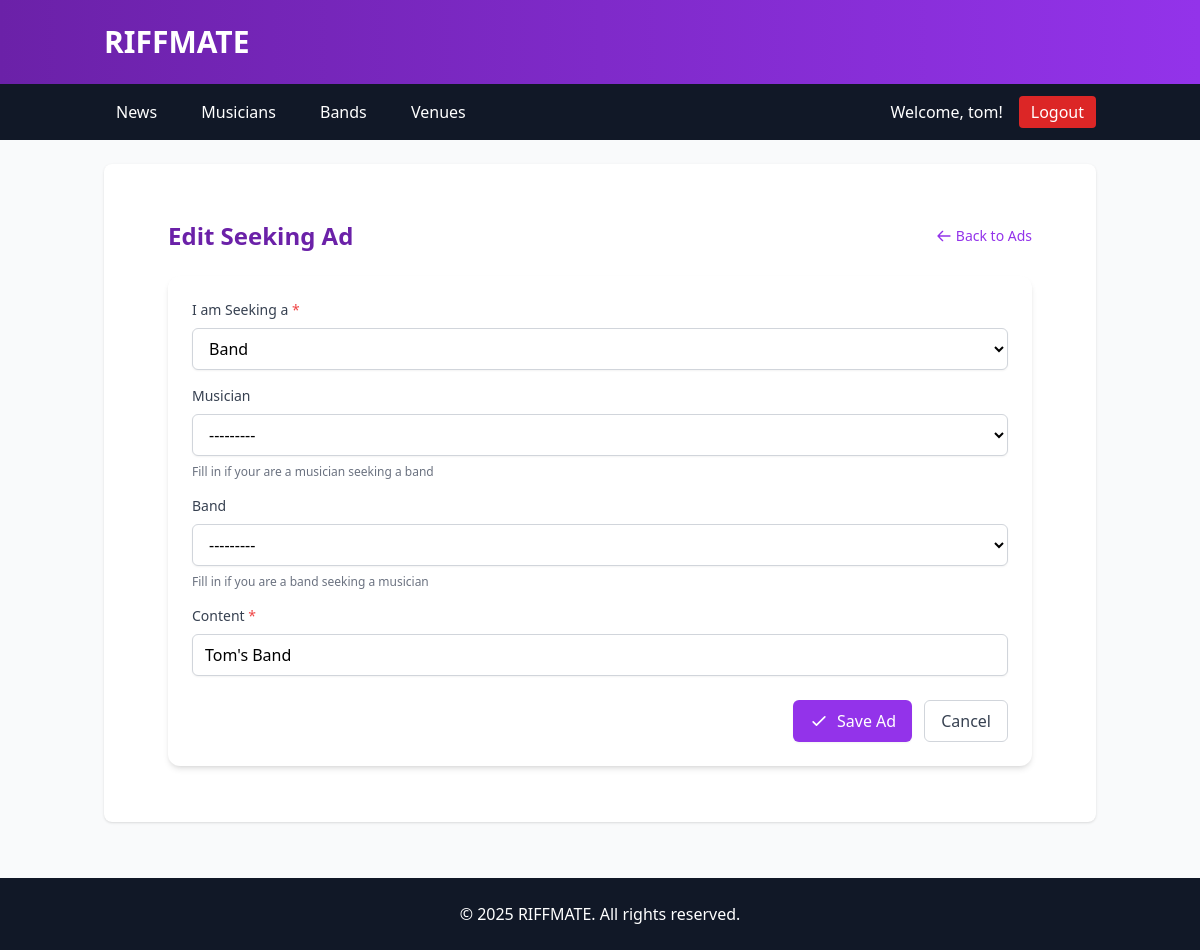
The page /content/edit_seeking_ad/5 (signed in) on the database its author committed.
### bands/models.py (models this page shows, shortened)
class Musician(models.Model):
    first_name = models.CharField(max_length=50)
    last_name = models.CharField(max_length=50)
    birth = models.DateField()
    description = models.TextField(blank=True, null=True, help_text="A brief biography of the musician")
    bio_pic = models.ImageField(
        upload_to='musicians/bio_pics/',
        blank=True,
        null=True,
        help_text="Profile picture of the musician"
    )
    user_profile = models.ForeignKey(
        'UserProfile',
        on_delete=models.SET_NULL,
        null=True,
        blank=True,
        related_name='musicians',
        help_text="The user profile that owns this musician record"
    )
    created_at = models.DateTimeField(auto_now_add=True)
    updated_at = models.DateTimeField(auto_now=True)
    class Meta:
        ordering = ['last_name', 'first_name']
        verbose_name = 'Musician'
        verbose_name_plural = 'Musicians'
    def __str__(self):
        return f"{self.first_name} {self.last_name}"
    def full_name(self):
        return f"{self.first_name} {self.last_name}"
    full_name.short_description = 'Full Name'
    def age(self):
        import datetime
        return int((datetime.date.today() - self.birth).days / 365.25)
    age.short_description = 'Age'

class Band(models.Model):
    name = models.CharField(max_length=50)
    musicians=models.ManyToManyField(Musician)
    def __str__(self):
        return f"Band(id={self.id}, name={self.name})"

### content/models.py (models this page shows, shortened)
class SeekingAd(models.Model):
    date = models.DateField(auto_now_add=True)
    owner = models.ForeignKey(User, on_delete=models.CASCADE)
    seeking = models.CharField(max_length=1, choices=MusicianBandChoice.choices)
    musician=models.ForeignKey(Musician, on_delete=models.SET_NULL, null=True, blank=True)
    band=models.ForeignKey(Band, on_delete=models.SET_NULL, blank=True, null=True)
    content = models.TextField()
    owner = models.ForeignKey(
        User,
        on_delete=models.CASCADE,
        related_name='seeking_ads'
    )
    class Meta:
        ordering = ['date',]

### content/views.py (the view)
# urls.py: path('seeking_ad/',views.seeking_ad,name='seeking_ad'),
@login_required
def seeking_ad(request, ad_id=0):
    ad = None
    if ad_id != 0:
        ad = get_object_or_404(SeekingAd, id=ad_id)
        if not (request.user == ad.owner or request.user.is_staff):
            raise Http404("Permission denied")
    if request.method == 'POST':
        form = SeekingAdForm(request.POST, instance=ad)
        if form.is_valid():
            ad = form.save(commit=False)
            if ad_id == 0:
                ad.owner = request.user
            ad.save()
            return redirect('list_ads')
    else:
        form = SeekingAdForm(instance=ad)
    context = {
        "form": form,
        "ad": ad,  # Pass the ad object to template
        "is_new": ad_id == 0  # Helpful for template logic
    }
    return render(request, "seeking_ad.html", context)

### content/forms.py
class SeekingAdForm(forms.ModelForm):
    class Meta:
        model = SeekingAd
        fields = ['seeking', 'musician', 'band', 'content', ]
    def __init__(self, *args, **kwargs):
        super().__init__(*args, **kwargs)
        self.fields['seeking'].label = 'I am Seeking a'
        self.fields['musician'].help_text= \
            'Fill in if your are a musician seeking a band'
        self.fields['band'].help_text = \
            'Fill in if you are a band seeking a musician'

### templates/seeking_ad.html (shortened to what this page needs)
{% extends "base.html" %}
{% block content %}
<div class="max-w-4xl mx-auto px-4 py-8">
    <div class="flex justify-between items-center mb-6">
        <h2 class="text-2xl font-bold text-purple-800">
            {% if is_new %}Create{% else %}Edit{% endif %} Seeking Ad
        </h2>
        <a href="{% url 'list_ads' %}" class="text-sm text-purple-600 hover:text-purple-800 flex items-center">
            <svg class="w-4 h-4 mr-1" fill="none" stroke="currentColor" viewBox="0 0 24 24" xmlns="http://www.w3.org/2000/svg">
                <path stroke-linecap="round" stroke-linejoin="round" stroke-width="2" d="M10 19l-7-7m0 0l7-7m-7 7h18"></path>
            </svg>
            Back to Ads
        </a>
    </div>
    <form method="post" class="bg-white rounded-xl shadow-md p-6">
        <div class="space-y-4">
            {% for field in form %}
            <div class="space-y-2">
                <label for="{{ field.id_for_label }}" class="block text-sm font-medium text-gray-700">
                    {{ field.label }}
                    {% if field.field.required %}
                    <span class="text-red-500">*</span>
                    {% endif %}
                </label>
                {% if field.field.widget.input_type == 'select' %}
                <select name="{{ field.name }}" id="{{ field.id_for_label }}"
                    class="w-full px-3 py-2 border border-gray-300 rounded-md shadow-sm focus:outline-none focus:ring-purple-500 focus:border-purple-500 bg-white">
                    {% for value, label in field.field.choices %}
                        <option value="{{ value }}" {% if field.value == value %}selected{% endif %}>{{ label }}</option>
                    {% endfor %}
                </select>
                {% else %}
                <input type="{{ field.field.widget.input_type }}"
                       name="{{ field.name }}"
                       id="{{ field.id_for_label }}"
                       value="{{ field.value|default_if_none:'' }}"
                       class="w-full px-3 py-2 border border-gray-300 rounded-md shadow-sm focus:outline-none focus:ring-purple-500 focus:border-purple-500">
                {% endif %}
                {% if field.help_text %}
                <p class="text-xs text-gray-500">{{ field.help_text }}</p>
                {% endif %}
            </div>
            {% endfor %}
        </div>
        <div class="mt-6 flex justify-end space-x-3">
            <button type="submit" class="inline-flex items-center px-4 py-2 bg-purple-600 hover:bg-purple-700 text-white font-medium rounded-md shadow-sm transition-colors">
                <svg class="w-5 h-5 mr-2" fill="none" stroke="currentColor" viewBox="0 0 24 24" xmlns="http://www.w3.org/2000/svg">
                    <path stroke-linecap="round" stroke-linejoin="round" stroke-width="2" d="M5 13l4 4L19 7"></path>
                </svg>
                Save Ad
            </button>
            <a href="{% url 'list_ads' %}"
               class="inline-flex items-center px-4 py-2 border border-gray-300 text-gray-700 font-medium rounded-md hover:bg-gray-50 transition-colors">
                Cancel
            </a>
        </div>
    </form>
</div>
{% endblock %}

### templates/base.html (shortened to what this page needs)
<!DOCTYPE html>
<html lang="en">
<head>
    <script src="https://cdn.tailwindcss.com"></script>
</head>
<body class="bg-gray-50">
    <header class="bg-gradient-to-r from-purple-800 to-purple-600 text-white shadow-md">
        <div class="container mx-auto px-4 py-6">
            <h1 class="text-3xl font-bold"><a href="{% url 'index' %}">RIFFMATE</a></h1>
        </div>
    </header>
    <nav class="bg-gray-900 text-white">
        <div class="container mx-auto px-4 py-3 flex justify-between items-center">
            <div>
                <a href="{% url 'news_advanced' %}" class="mr-4 px-3 py-1 rounded hover:bg-orange-500 transition">News</a>
                <a href="{% url 'musicians' %}" class="mr-4 px-3 py-1 rounded hover:bg-orange-500 transition">Musicians</a>
                <a href="{% url 'bands' %}" class="mr-4 px-3 py-1 rounded hover:bg-orange-500 transition">Bands</a>
                <a href="{% url 'venues' %}" class="px-3 py-1 rounded hover:bg-orange-500 transition">Venues</a>
            </div>
            <div class="flex items-center space-x-4">
                {% if user.is_authenticated %}
                    <span class="text-white">Welcome, {{ user.username }}!</span>
                    <form action="{% url 'logout' %}" method="post" class="inline">
                        <button type="submit" class="bg-red-600 hover:bg-red-700 text-white px-3 py-1 rounded transition">
                            Logout
                        </button>
                    </form>
                {% else %}
                    <a href="{% url 'login' %}" class="bg-green-600 hover:bg-green-700 text-white px-3 py-1 rounded transition">Login</a>
                {% endif %}
            </div>
        </div>
    </nav>
    <main class="container mx-auto px-4 py-6">
        <div class="bg-white rounded-lg shadow p-6">
            {% block content %}
            {% endblock %}
        </div>
    </main>
    <footer class="bg-gray-900 text-white text-center py-6 mt-8">
        <div class="container mx-auto px-4">
            <p>&copy; 2025 RIFFMATE. All rights reserved.</p>
        </div>
    </footer>
</body>
</html>

### rows shown on the page
Musician: musician "---------"
Band: band "---------"
SeekingAd: content "Tom's Band"

### other values the page prints
{{ user.username }} "tom"
{{ field.label }} "I am Seeking a" "Musician" "Band" "Content"
{{ field.help_text }} "Fill in if your are a musician seeking a band" "Fill in if you are a band seeking a musician"
form field seeking "Band"
